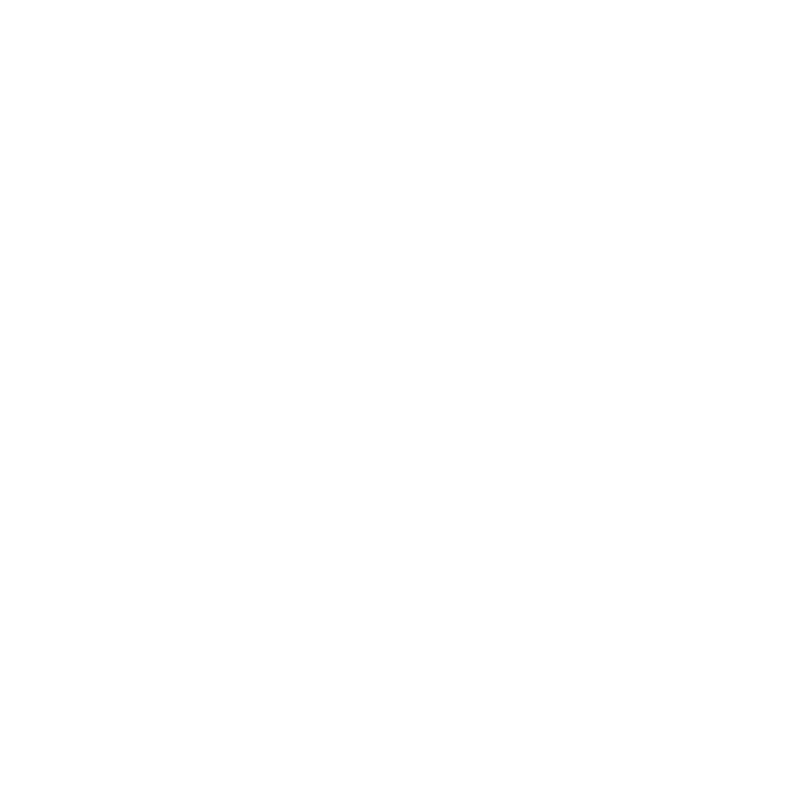
Frame 1 (no input)
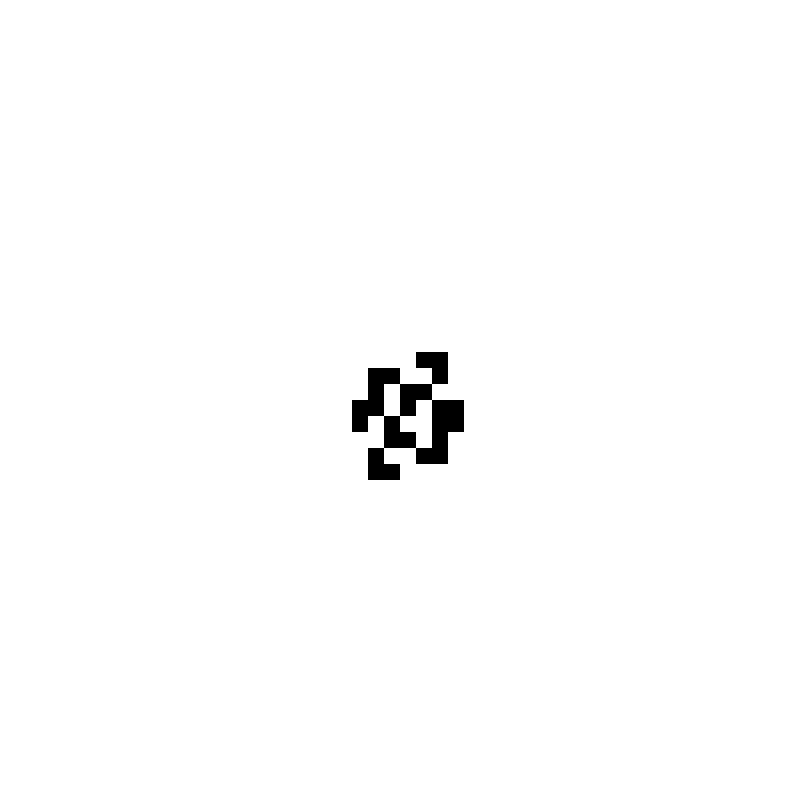
Frame 60 (the mouse pressed at the canvas centre just before this capture)
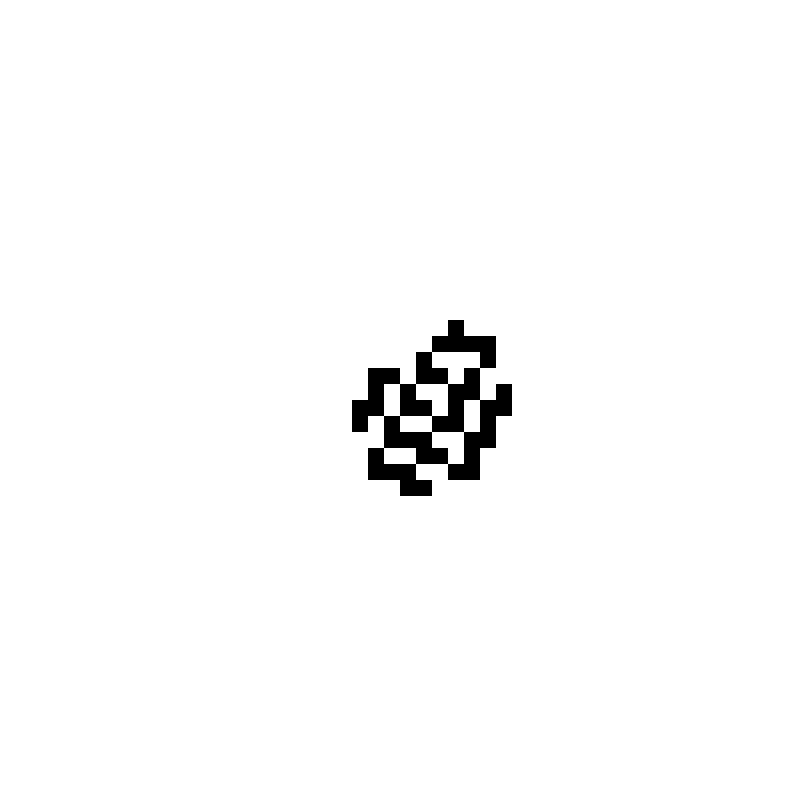
Frame 120 (the mouse held since frame 60 and released just before this capture)

The Processing sketch that drew these frames (run headless with seeded random() and noise(); from frame 60 on, the mouse is pressed at the canvas centre):

// Processing sketch: TurmiteMachine
// ── TurmiteMachine.pde
/*

Turmite: termite + Turing 

http://en.wikipedia.org/wiki/Turmite

In computer science, a turmite is a Turing machine which has 
an orientation as well as a current state and a "tape" that 
consists of an infinite two-dimensional grid of cells. 
The terms turmite and vturmite are also used. Langton's turmite is 
a well-known type of turmite defined on the cells of 
a square grid. Paterson's worms are a type of turmite 
defined on the edges of an isometric grid.

SPECIFICATION

The following specification is specific to turmites on a two-dimensional 
square grid, the most studied type of turmite. Turmites on other grids 
can be specified in a similar fashion. As with Langton's turmite, turmites 
perform the following operations each timestep:


    [1] turn on the spot (by some multiple of 90°)
    [2] change the color of the square
    [3] move forward one square.
    
As with Turing machines, the actions are specified by a state transition table 
listing the current internal state of the turmite and the color of the cell it 
is currently standing on. For example, the turmite shown in the image at the top 
of this page is specified by the following table:

                      current color
                      [scene]
                      write  turn  next    write  turn  next
    current state
    [turmite] 
                0     1      R     0       1      R     1
                1     0      N     0       1      N     0
                
    The direction to turn is one of L (90° left), R (90° right), N (no turn) 
    and U (180° U-turn).


http://en.wikipedia.org/wiki/Paterson%27s_worms
http://www.mathpuzzle.com/MAA/01-Paterson%27s%20Worms/mathgames_10_24_03.html
http://en.wikipedia.org/wiki/Busy_beaver
http://mathworld.wolfram.com/Turmite.html [!!!!!]

@author Vladimir V. KUCHINOV
@email  helloworld@vkuchinov.co.uk

*/

final int MAX_STEPS = 51200;

PImage scene;
int count = 0;

Turmite turmite;

//zoom
int[][] zoom = {{-6000, 12800, 20}, {-2800, 6400, 40},  {-1200, 3200, 80}, {-400, 1600, 200}, {0, 800, 800}};
int level = 0;

void setup(){
  
  size(800, 800);
  noSmooth();
  
  //initializing scene
  scene = createImage(800, 800, RGB);
  reset(scene);
  
  //set turmite
  turmite = new Turmite((int)scene.width/2, (int)scene.height/2, 0);

  
}

void draw(){
  
  if(turmite.maxXY > zoom[level][2] && level < 5) level++;
  image(scene, zoom[level][0], zoom[level][0], zoom[level][1], zoom[level][1]);
  turmite.moveOn(scene);

  count++;
  if(count > MAX_STEPS) noLoop();
  
  println(turmite.maxXY);

}

void reset(PImage scene_){
  
  for(int y = 0; y < scene.height; y++){
      for(int x = 0; x < scene.width; x++){
          scene_.set(x, y, color(255));
      }  
  } 

}

// ── References.pde
/*

:langtons-ant "120080"
:fibonacci "181181121010"
:binary-counter "120010"
:filled-triangle "081121110111"
:box-spiral "011081120011"
:striped-spiral "021080181020"
:stepped-pyramid "021080181110"
:contoured-island "021011121180"
:woven-placemat "021021110021"
:snowflake-ish "021121181180"
:slow-city-builder "180011080081"
:computer-art "180121020081"
:ballon-bursting "180121021180"
:horizontal-highway "181080110010"
:highway1 "181080121120"
;:highway2 "181081121080"
:filled-spiral "181010110120"
:glaciers "181020080080"
:fizzy-spill "181120080080"
:nested-cabinets "181121110011"
:cross "111081120111"
:saw "111010020180"
:curves-in-blocks "111011121010"
:textured "111020080080"
:diamond "111021180120"
:coiled-rope "111180121010"
:growth1 "120081180011"
:square-spiral "120081180021"
:loopy "120121010011"
:square-ant "121081110010"
;:growth2 "121020081180"
:distracted-spiral "121020010121"
:cauliflower-stalk "121021110111"
:worm-trails "121181121020"
:two-way-highway "121110110011"
:mould-bloom "121120010010"
:highway3 "121120020111"
:highway4 "121121181020"
:square-diagonal "021121082080122180"
:streak1 "181010022180121110"
:streak2 "181012022111121110"
:maze "181181110012081111"
:cornices "182020180020080081"
:highway5 "120022080020011180"
:highway6 "121080122010180080"

*/

// ── Turmite.pde
class Turmite{
    
    //0: white, 1: black
    PVector location = new PVector();
    int state, maxXY;
    
    //0: N, 1: E, 2: W, 4: S
    int dir = 0;
    PVector[] dirs = { new PVector(0, -1), new PVector(1, 0), new PVector(0, 1), new PVector(-1, 0)}; 
    
    //{a, b, c}, a: the new scene color, b: the direction, c: the new state of the turmite
    color[] colors = {color(255), color(0)};
    char[][][] rule = {{{'1', 'L',  '1'}, {'1', 'L', '1'}}, {{'1', 'R', '1'}, {'0', 'N', '0'}}};

    Turmite(int x_, int y_, int state_){
      
        state = state_;
        location.x = x_; location.y = y_;
        
        maxXY = 0;
      
    }
    
    void moveOn(PImage scene_){
      
        scene_.loadPixels();
        
        int currentSquare;
        //white: -1, black: -16777216
        if(scene_.get((int)this.location.x, (int)this.location.y) == -1) { currentSquare = 0; } else { currentSquare = 1; }
      
               char[] subrule = rule[state][currentSquare];
               //println("rule:", r, "square:", Character.getNumericValue(rule[r][0]), "turn:",rule[r][1], "state:", Character.getNumericValue(rule[r][2]));
               scene_.set((int)this.location.x, (int)this.location.y, colors[Character.getNumericValue(subrule[0])]);
               this.turn(subrule[1]);
               state = Character.getNumericValue(subrule[2]);
               this.location.add(dirs[dir]);
                          
        scene_.updatePixels();
        updateMax();
 
    }
    
    void updateMax(){
     
       int maxx = (int)abs(scene.width/2 - location.x); 
       int maxy = (int)abs(scene.height/2 - location.y); 
       
       if(max(maxx, maxy) > maxXY) maxXY = max(maxx, maxy);
      
    }
    
    void turn(char dir_){
       
        switch(dir_){
         
        case 'R': //left
        if(this.dir > 0) { this.dir -= 1; } else { this.dir = 3; }
        break;
        
        case 'L': //right
        if(this.dir < 3) { this.dir += 1; } else { this.dir = 0; }
        break;
        
        case 'U': //u-turn [180°]
        if(this.dir < 2) this.dir += 2; else { this.dir = this.dir % 2; }
        break;
        
        case 'N': //nothing [no rotation]
        break;
        }
     
    }
   
}
